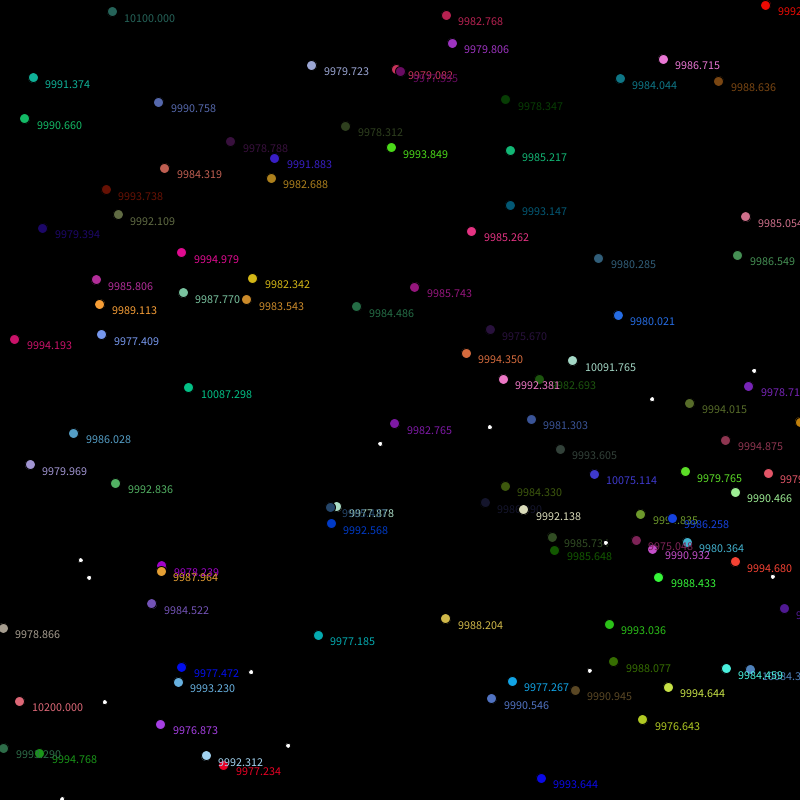
Frame 1 (no input)
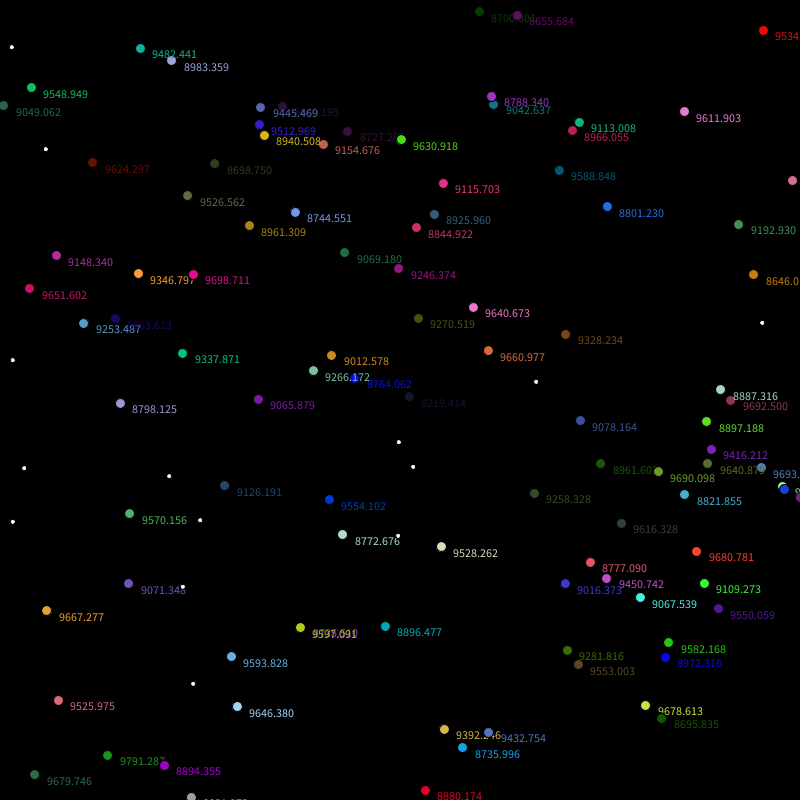
Frame 60 (the mouse pressed at the canvas centre just before this capture)
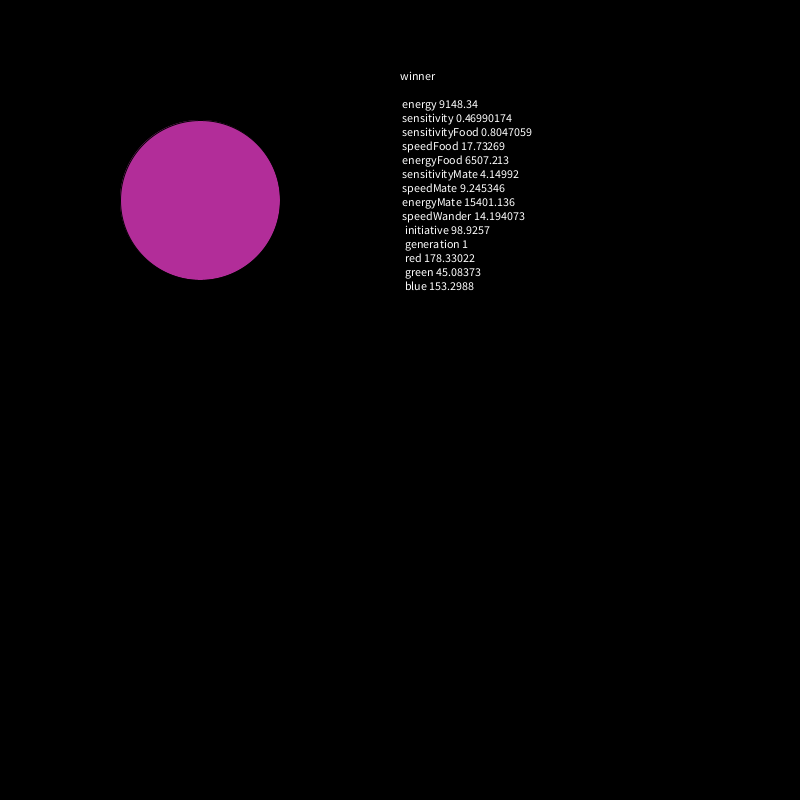
Frame 120 (the mouse held since frame 60 and released just before this capture)

The Processing sketch that drew these frames (run headless with seeded random() and noise(); from frame 60 on, the mouse is pressed at the canvas centre):

// Processing sketch: chemotaxis
// ── chemotaxis.pde
ArrayList<Creature> pop;
ArrayList<Food> feast;
boolean play;

void setup() {
  size(800, 800);
  ellipseMode(CENTER);
  //noLoop();
  play = true;
  pop = new ArrayList<Creature>();
  feast = new ArrayList<Food>();
  for (int i = 0; i < 100; i++)
    pop.add(new Creature(random(0, width), random(0, height)));
  for (int i = 0; i < 20; i++)
    feast.add(new Food(random(0, width), random(0, height), 100));
}

void draw() {
  background(0);
  if (play) {
    for(int i = 1; i < pop.size()-1; i++){
      float init = pop.get(i).initiative;
      Creature keep = pop.get(i);
      int j = i-1;
      while( j >= 0 && init > pop.get(j).initiative){
        pop.set(j+1,pop.get(j));
        j--;
      }
      pop.set(j+1,keep);
    }
    //print("\n\n\n\n\n\n\n\n");
    //for (Creature i : pop)
      //print(",  " + i.initiative);
    for (Creature i : pop)
      i.move();
    for (Creature i : pop) {
      for (int j = feast.size() - 1; j >= 0; j--) {
        if (dist(i.x, i.y, feast.get(j).x, feast.get(j).y) < 15) {
          i.energy += feast.remove(j).val;
        }
      }
    }
    for (int i = pop.size() - 1; i >= 0; i--) {
      for (int j = pop.size() - 1; j >= 0; j--) {
        if (!pop.get(i).equals(pop.get(j)) && pop.get(i).mate && pop.get(j).mate && 10 > dist(pop.get(i).x, pop.get(i).y, pop.get(j).x, pop.get(j).y)) {
          pop.add(0, new Creature(pop.get(i).x, pop.get(i).y));
          pop.get(i).mate = false;
          pop.get(j).mate = false;
          print(pop.get(i).energy);
          pop.get(i).energy /= 2;
          print(pop.get(i).energy);
          pop.get(j).energy /= 2;
          pop.get(0).energy = (pop.get(i).energy + pop.get(j).energy) / 4;
          pop.get(0).sensitivity = (pop.get(i).sensitivity + pop.get(j).sensitivity) / 2;
          pop.get(0).sensitivityFood = (pop.get(i).sensitivityFood + pop.get(j).sensitivityFood) / 2;
          pop.get(0).speedFood = (pop.get(i).speedFood + pop.get(j).speedFood) / 2;
          pop.get(0).energyFood = (pop.get(i).energyFood + pop.get(j).energyFood) / 2;
          pop.get(0).sensitivityMate = (pop.get(i).sensitivityMate + pop.get(j).sensitivityMate) / 2;
          pop.get(0).speedMate = (pop.get(i).speedMate + pop.get(j).speedMate) / 2;
          pop.get(0).energyMate = (pop.get(i).energyMate + pop.get(j).energyMate) / 2;
          pop.get(0).speedWander = (pop.get(i).speedWander + pop.get(j).speedWander) / 2;
          pop.get(0).initiative = (pop.get(i).initiative + pop.get(j).initiative) / 2;
          pop.get(0).generation = pop.get(i).generation + 1;
          pop.get(0).red = (pop.get(i).red + pop.get(j).red) / 2;
          pop.get(0).green = (pop.get(i).green + pop.get(j).green) / 2;
          pop.get(0).blue = (pop.get(i).blue + pop.get(j).blue) / 2;
        }
      }
    }
    for (int i = pop.size() - 1; i >= 0; i--)
      if (pop.get(i).energy < 0)
        pop.remove(i);
    for (Creature i : pop)
      i.show();
    for (Food i : feast)
      i.show();
    feast.add(new Food(random(0, width), random(0, height), 100));
    if(pop.size() == 1)
      play = false;
  } else {
    fill(pop.get(0).red,pop.get(0).green,pop.get(0).blue);
    ellipse(width/4,height/4,width/5,height/5);
    fill(255);
    text("winner \n \n energy " + pop.get(0).energy + "\n sensitivity " + pop.get(0).sensitivity + "\n sensitivityFood " + pop.get(0).sensitivityFood + "\n speedFood " + pop.get(0).speedFood + "\n energyFood " + pop.get(0).energyFood + "\n sensitivityMate " + pop.get(0).sensitivityMate + "\n speedMate " + pop.get(0).speedMate + "\n energyMate " + pop.get(0).energyMate + "\n speedWander " + pop.get(0).speedWander + "\n  initiative " + pop.get(0).initiative + "\n  generation " + pop.get(0).generation + "\n  red " + pop.get(0).red + "\n  green " + pop.get(0).green + "\n  blue " + pop.get(0).blue,width/2,height/10);
  }
}

void mousePressed() {
  if(play)
    play = false;
  else
    play = true;
}

static class Mat {
  static float sigmoid(float distance, float sensitivity, float value) {
    float l = 2*value;
    float k = sensitivity;
    float x = distance;
    float solve = (l/(1+pow(2.72, (k*x))));
    return solve;
  }

  static float[] strongSig(float x, float y, float sensitivity, ArrayList<Food> lists) {
    float[] strong = new float[3];
    strong[0] = 0;
    strong[1] = 0;
    strong[2] = 0;
    for (Food i : lists)
    {
      float next = sigmoid(dist(x, y, i.x, i.y), sensitivity, i.val);
      if (strong[0] < next) {
        strong[0] = next;
        strong[1] = i.x;
        strong[2] = i.y;
      }
    }
    return strong;
  }

  static float[] strongSigM(float x, float y, float sensitivity, ArrayList<Creature> lists, Creature him) {
    float[] strong = new float[3];
    strong[0] = 0;
    strong[1] = 0;
    strong[2] = 0;
    for (Creature i : lists)
    {
      if (i.mate && !i.equals(him)) {
        float next = sigmoid(dist(x, y, i.x, i.y), sensitivity, i.energy);
        if (strong[0] < next) {
          strong[0] = next;
          strong[1] = i.x;
          strong[2] = i.y;
        }
      }
    }
    return strong;
  }
}

class Creature {
  float x;
  float y;
  float energy;
  float sensitivity;
  float sensitivityFood; 
  float speedFood;
  float energyFood;
  float sensitivityMate; 
  float speedMate;
  float energyMate;
  float speedWander;
  float initiative;
  int generation;
  float red;
  float green;
  float blue;
  boolean mate;

  Creature(float x, float y) {
    this.x = x;
    this.y = y;
    energy = 10000;
    sensitivity = random(0, .5);
    sensitivityFood = random(0, 5); 
    speedFood = random(5, 25);
    energyFood = random(5000, 10000);
    energyMate = random(15000, 20000);
    sensitivityMate = random(0, 5);
    speedMate = random(5, 25);
    speedWander = random(5, 25);
    initiative = random(0, 100);
    generation = 1;
    red = random(0, 255);
    green = random(0, 255);
    blue = random(0, 255);
    mate = false;
  }

  void move() {
    float[] sight = new float[3];
    if (energy > energyMate)
      mate = true;
    if (energy < energyFood)
      mate = false;
    if (mate) {
      sight = Mat.strongSigM(x, y, sensitivity, pop, this);
      if (sight[0] > sensitivityMate) {
        if (dist(x, y, sight[1], sight[2]) < speedMate) {
          x=sight[1];
          y=sight[2];
        } else {
          float thet = atan((y-sight[2])/(x-sight[1]));
          if (x > sight[1]) {
            x-=2*speedMate*cos(thet);
            y-=2*speedMate*sin(thet);
          }
          x+=speedMate*cos(thet);
          y+=speedMate*sin(thet);
          energy-=speedMate;
        }
      } else {
        float thet = random(0, TWO_PI);
        x+=speedWander*cos(thet);
        y+=speedWander*sin(thet);
        energy-=speedWander;
      }
    } else {
      sight = Mat.strongSig(x, y, sensitivity, feast);
      if (sight[0] > sensitivityFood) {
        if (dist(x, y, sight[1], sight[2]) < speedFood) {
          x=sight[1];
          y=sight[2];
        } else {
          float thet = atan((y-sight[2])/(x-sight[1]));
          if (x > sight[1]) {
            x-=2*speedFood*cos(thet);
            y-=2*speedFood*sin(thet);
          }
          x+=speedFood*cos(thet);
          y+=speedFood*sin(thet);
          energy-=speedFood;
        }
      } else {
        float thet = random(0, TWO_PI);
        x+=speedWander*cos(thet);
        y+=speedWander*sin(thet);
        energy-=speedWander;
      }
    }
    float thet = random(0, TWO_PI);
    x+=2*cos(thet);
    y+=2*sin(thet);
    if (x>width)
      x = width;
    if (x<0)
      x = 0;
    if (y>height)
      y = height;
    if (y<0)
      y = 0;
  }

  void show() {
    fill(red, green, blue);
    ellipse(x, y, 10, 10);
    text(energy, x+10, y+10);
  }

  boolean equals(Creature fr) {
    return (fr.initiative == initiative);
  }
}

class Food {
  float x;
  float y;
  float val;
  Food(float x, float y, float val) {
    this.x = x;
    this.y = y;
    this.val = val;
  }

  void show() {
    fill(255);
    ellipse(x, y, 5, 5);
  }
}
